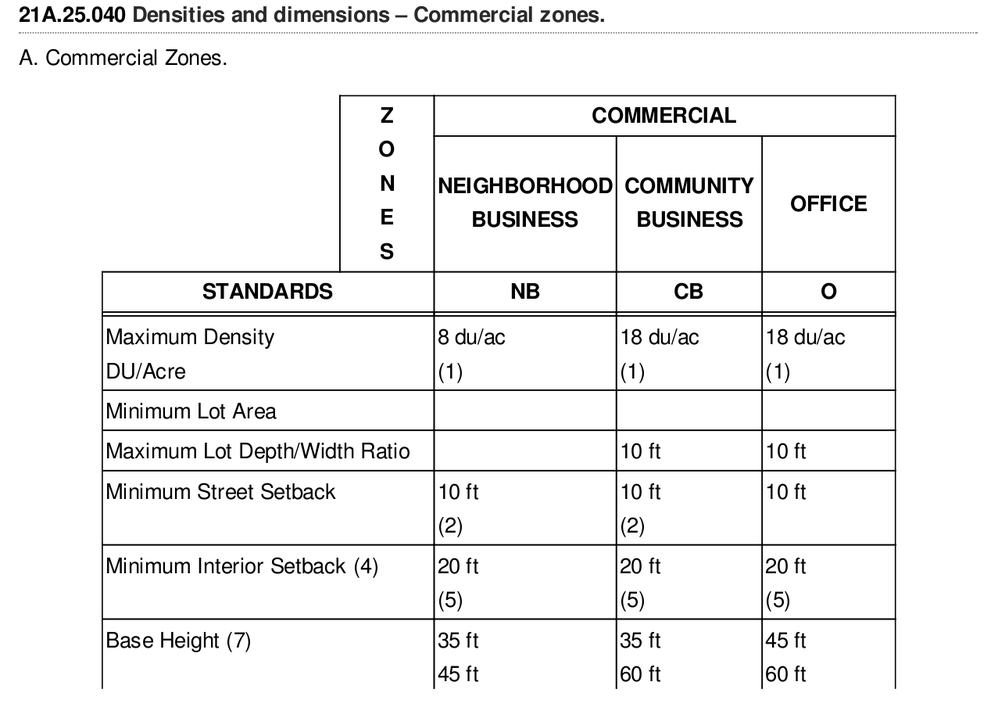
#> input picture morphological transformations/image/table5.png, 998 x 707 px, shrunk from 1277 x 904 before the run
$ jupyter execute 'Erosion & Dilation v2.ipynb'   (shell and % lines are left out)
#> lines starting #> are read from the running program, lines starting #| are printed output that depends on the picture; after the words box and inside, x2 and y2 are one past the last pixel; in counts of white or black regions, pixels touching at a corner belong together
#> further down, img is the input picture: shape (707, 998); min 0, max 255, mean 240.7
[cell 1]
import numpy as np
import cv2

import matplotlib.pyplot as plt

[cell 2]
def view(img):
    plt.figure(figsize=(20, 20))
    plt.imshow(img, cmap='gray')

def cv_binarization(gray_img, threshold = 100):
#> called with threshold = 100
    binarized = 1.0 * (gray_img > threshold)
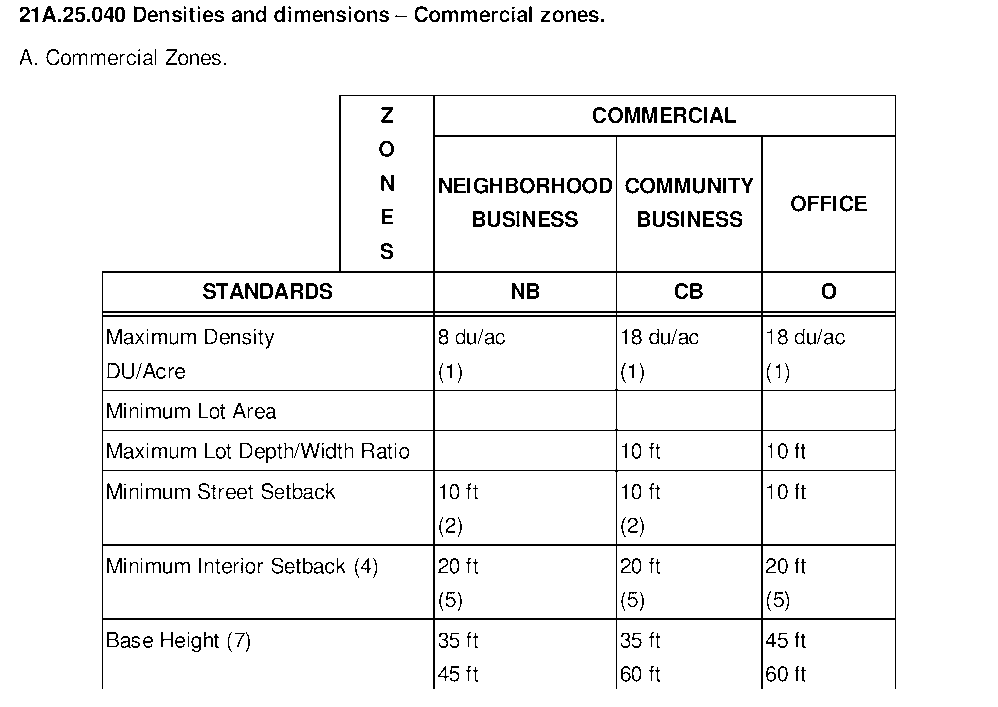
#> binarized: shape (707, 998) float64; values 0 (black) and 1 (white), 94.8% white; black in thin lines or dots, all inside (x1, y1, x2, y2) = (20, 6, 896, 689)
    return binarized

def cv_opening(img, kernel, iter_erosion= 1, iter_dilatation = 1):
#> called with kernel = array of shape (13, 13), iter_erosion = 1, iter_dilatation = 1
    img = cv2.erode(img, kernel, iter_erosion)
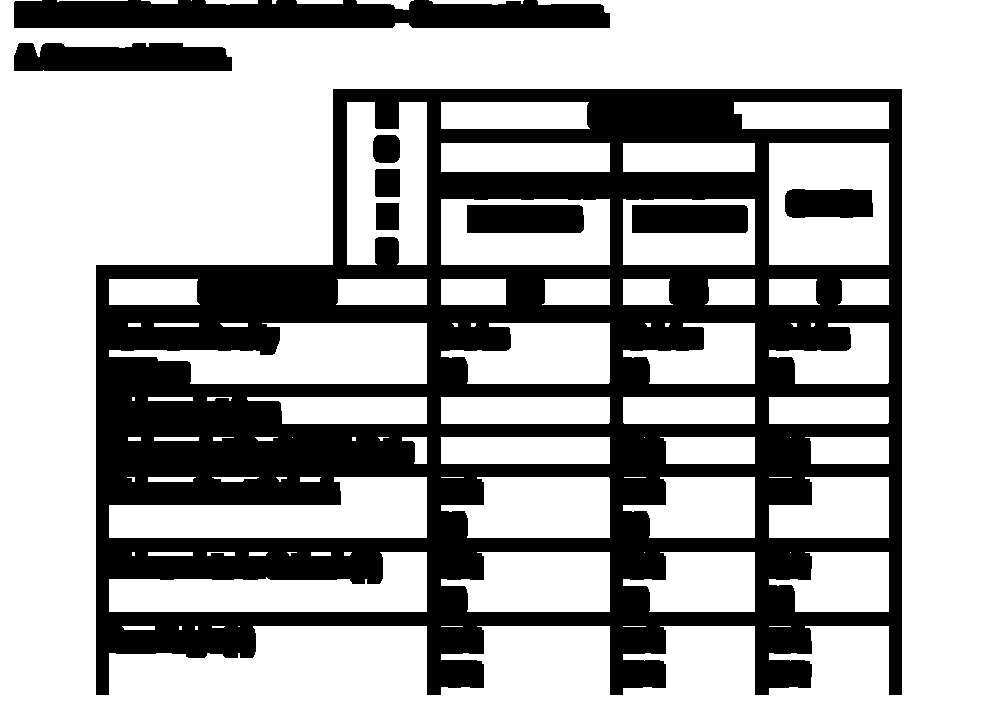
#> img: shape (707, 998) float64; values 0 (black) and 1 (white), 65.9% white; 9 black regions, largest, box (x1, y1, x2, y2) and area: (96, 89, 902, 695) 209142, (14, 0, 610, 28) 14986, (14, 43, 232, 71) 5440
    img = cv2.dilate(img, kernel, iter_dilatation)
#> img: shape (707, 998) float64; values 0 (black) and 1 (white), 86.2% white; 9 black regions, largest, box (x1, y1, x2, y2) and area: (102, 95, 896, 689) 82866, (20, 0, 604, 22) 7234, (20, 49, 226, 65) 2344
    return img

def cv_closing(img, kernel, iter_erosion= 1, iter_dilatation = 1):
#> called with kernel = array of shape (13, 13), iter_erosion = 1, iter_dilatation = 1
    img = cv2.dilate(img, kernel, iter_dilatation)
#> img: shape (707, 998) float64; values 0 (black) and 1 (white), 96.5% white; 43 black regions (3 under 20 px), largest, box (x1, y1, x2, y2) and area: (108, 369, 402, 493) 7905, (210, 277, 325, 311) 3852, (601, 101, 730, 131) 3655
    img = cv2.erode(img, kernel, iter_erosion)
#> img: shape (707, 998) float64; values 0 (black) and 1 (white), 90.8% white; 43 black regions, largest, box (x1, y1, x2, y2) and area: (102, 363, 408, 499) 15909, (204, 271, 331, 317) 5784, (595, 95, 736, 137) 5707
    return img

def kernel(n):
    kernel  = np.ones((n, n),np.uint8)
    return kernel

def kernel2(n, m):
    kernel  = np.ones((n, m),np.uint8)
    return kernel

[cell 3]
img    = cv2.imread('./image/table5.png', 0)
result = img.copy()
binary = cv_binarization(result, threshold=100)

[cell 4]
opening = cv_opening(binary, kernel(13))
closing = cv_closing(opening, kernel(13))

[cell 5]
b01 = opening - closing
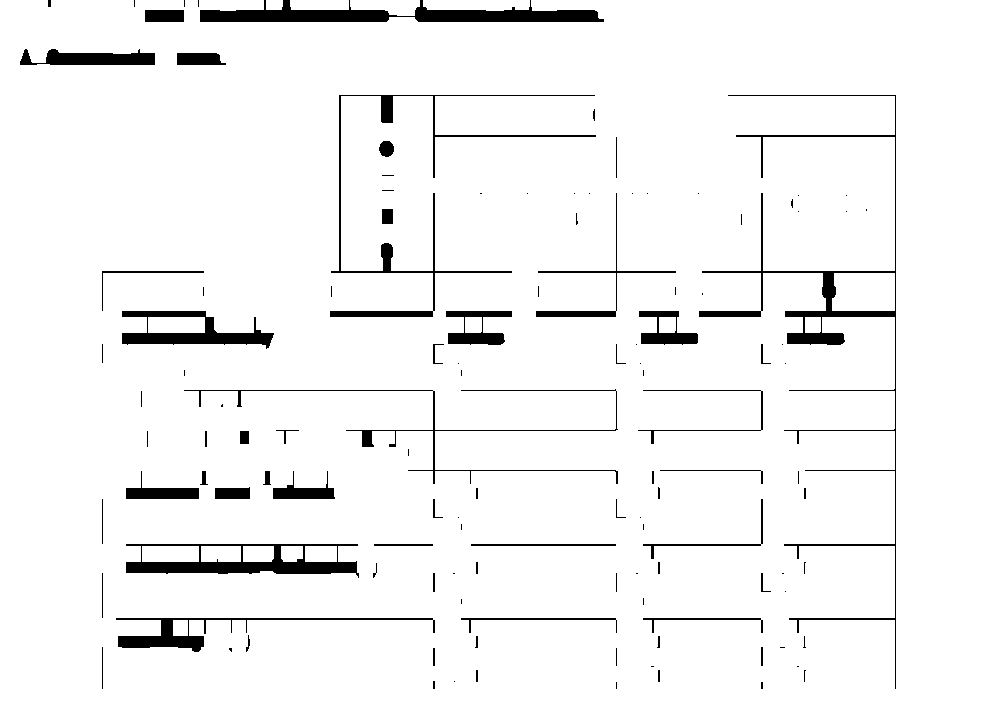
#> b01: shape (707, 998) float64; values -1 (black) and 0 (white), 95.4% white; 120 black regions (62 under 20 px), largest, box (x1, y1, x2, y2) and area: (699, 95, 896, 689) 4702, (200, 0, 604, 22) 4625, (126, 544, 359, 578) 3330
b02 = cv_closing(b01, kernel(5))
#> in cv_closing (call 2), `img = cv2.dilate(img, kernel, iter_dilatation)`: img: shape (707, 998) float64; values -1 (black) and 0 (white), 98.3% white; 29 black regions (1 under 20 px), largest, box (x1, y1, x2, y2) and area: (128, 546, 355, 572) 1687, (202, 0, 387, 20) 1493, (417, 9, 596, 20) 1390
#> in cv_closing (call 2), `img = cv2.erode(img, kernel, iter_erosion)`: img: shape (707, 998) float64; values -1 (black) and 0 (white), 97% white; 28 black regions, largest, box (x1, y1, x2, y2) and area: (126, 544, 357, 574) 2739, (122, 311, 273, 345) 2333, (200, 0, 389, 22) 2319
d1  = (b01 - b02)
#> d1: shape (707, 998) float64; values -1 (black) and 0 (white), 98.4% white; black in thin lines or dots, all inside (x1, y1, x2, y2) = (20, 0, 896, 689)
b03 = cv_closing(d1, kernel(3))
#> in cv_closing (call 3), `img = cv2.dilate(img, kernel, iter_dilatation)`: img: shape (707, 998) float64; values -1 (black) and 0 (white), 100% white; black in thin lines or dots, all inside (x1, y1, x2, y2) = (25, 0, 653, 558)
#> in cv_closing (call 3), `img = cv2.erode(img, kernel, iter_erosion)`: img: shape (707, 998) float64; values -1 (black) and 0 (white), 100% white; 12 black regions (5 under 20 px), largest, box (x1, y1, x2, y2) and area: (202, 471, 206, 485) 56, (238, 390, 241, 407) 51, (651, 544, 654, 559) 45
d2  = d1 - b03
view(d2)

### Второй способ решения

[cell 6]
d1 = binary
d2 = cv2.dilate(d1, kernel2(1, 23))
#> d2: shape (707, 998) float64; values 0 (black) and 1 (white), 98.4% white; black in thin lines or dots, all inside (x1, y1, x2, y2) = (113, 95, 885, 620)
d3 = cv2.dilate(d1, kernel2(23, 1))
#> d3: shape (707, 998) float64; values 0 (black) and 1 (white), 99.4% white; black in thin lines or dots, all inside (x1, y1, x2, y2) = (102, 106, 896, 678)
d4 = d2 + d3
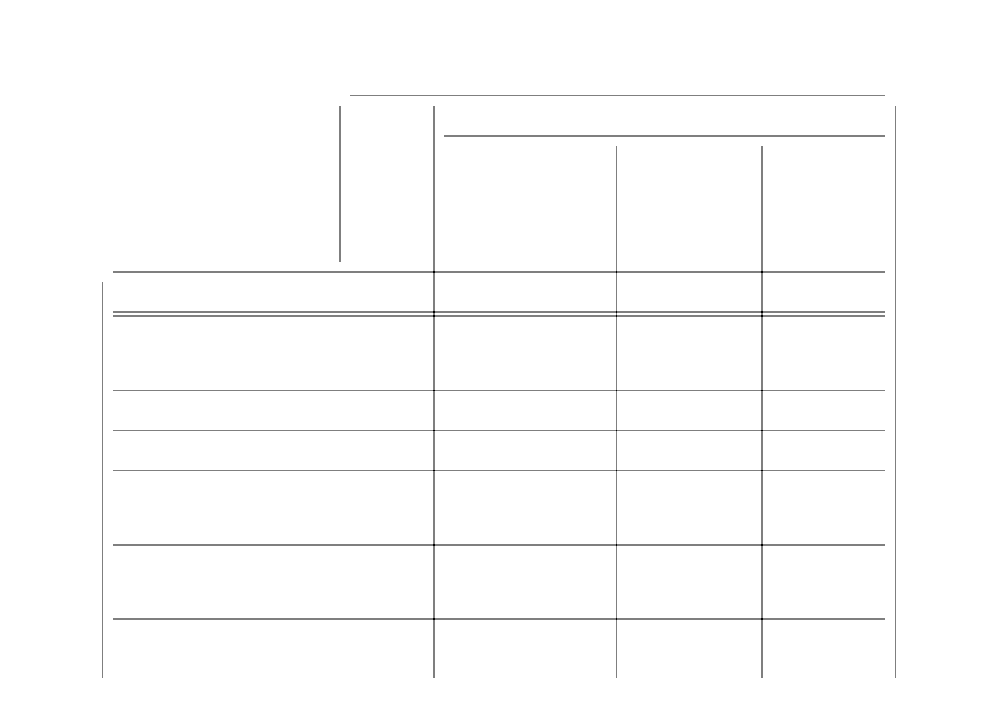
#> d4: shape (707, 998) float64; min 0, max 2, mean 1.98; drawn with min black and max white
view(d4)

### Третий способ

[cell 7]
k1 = binary
k2 = cv_closing(k1, kernel2(1, 31))
#> in cv_closing (call 4), `img = cv2.dilate(img, kernel, iter_dilatation)`: img: shape (707, 998) float64; values 0 (black) and 1 (white), 98.4% white; black in thin lines or dots, all inside (x1, y1, x2, y2) = (117, 95, 881, 620)
#> in cv_closing (call 4), `img = cv2.erode(img, kernel, iter_erosion)`: img: shape (707, 998) float64; values 0 (black) and 1 (white), 98.3% white; black in thin lines or dots, all inside (x1, y1, x2, y2) = (102, 95, 896, 620)
k3 = cv_closing(k1, kernel2(31, 1))
#> in cv_closing (call 5), `img = cv2.dilate(img, kernel, iter_dilatation)`: img: shape (707, 998) float64; values 0 (black) and 1 (white), 99.4% white; black in thin lines or dots, all inside (x1, y1, x2, y2) = (102, 110, 896, 674)
#> in cv_closing (call 5), `img = cv2.erode(img, kernel, iter_erosion)`: img: shape (707, 998) float64; values 0 (black) and 1 (white), 99.4% white; black in thin lines or dots, all inside (x1, y1, x2, y2) = (102, 95, 896, 689)
k4 = k3 + k2
view(k4)

### Четвертый способ

[cell 8]
k5 = cv_binarization(k4, 1)
#> call 2 of cv_binarization, with threshold = 1
#> in cv_binarization (call 2), `binarized = 1.0 * (gray_img > threshold)`:
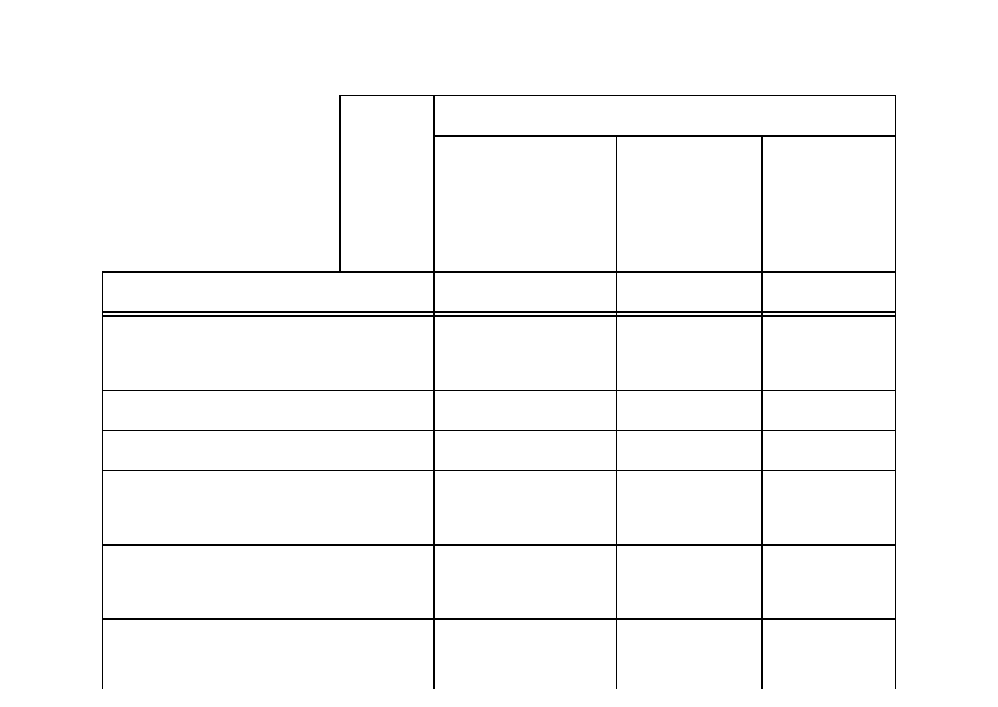
#> binarized: shape (707, 998) float64; values 0 (black) and 1 (white), 97.7% white; black in thin lines or dots, all inside (x1, y1, x2, y2) = (102, 95, 896, 689)
view(binary - k5)
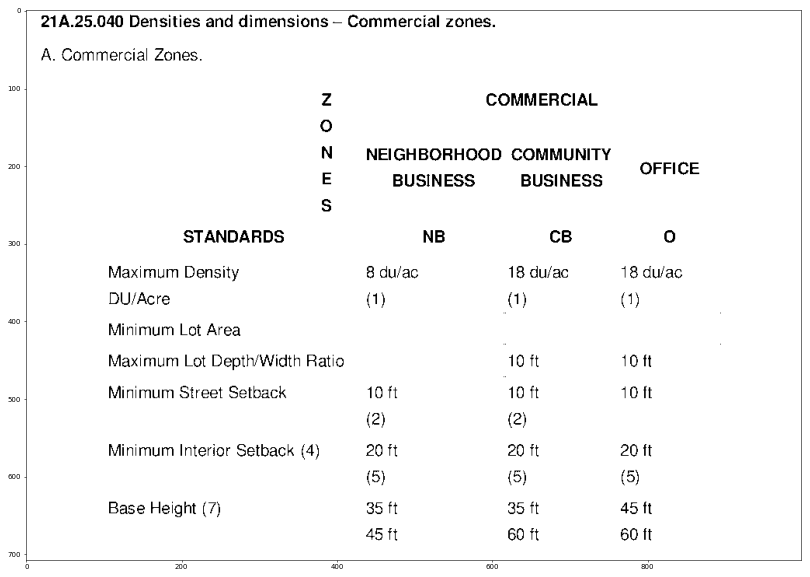
#> figure drawn by matplotlib, 1 panel

$ run again, with morphological transformations/image/example2.png copied over morphological transformations/image/table5.png
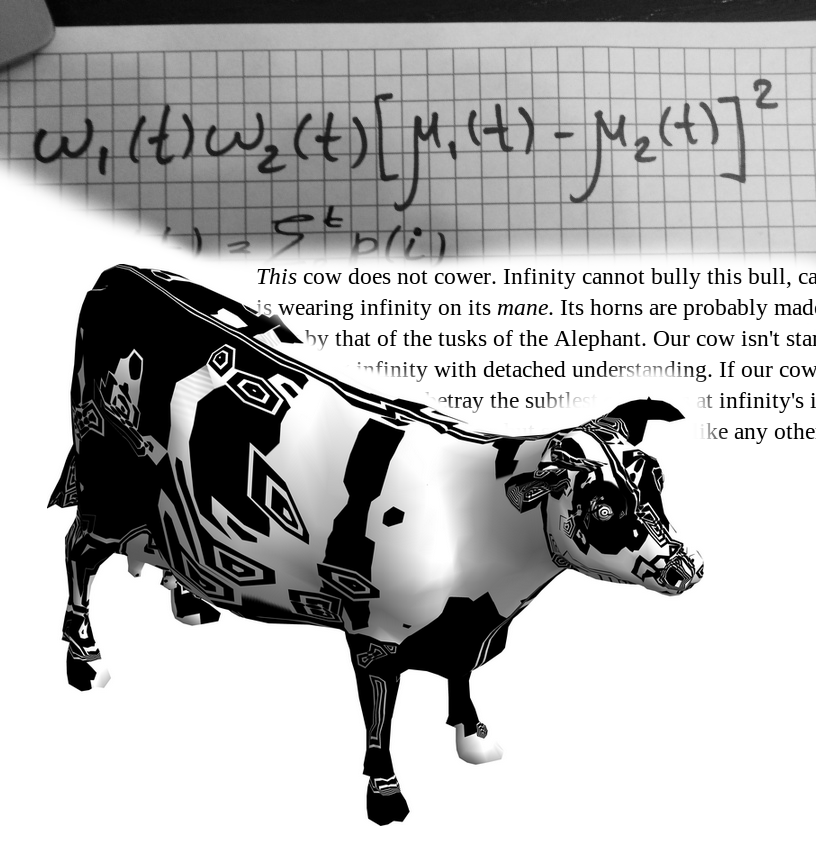
#> input picture morphological transformations/image/example2.png, 816 x 845 px
#> img is the input picture: shape (845, 816); min 0, max 255, mean 179.3
#> in cv_binarization, `binarized = 1.0 * (gray_img > threshold)`:
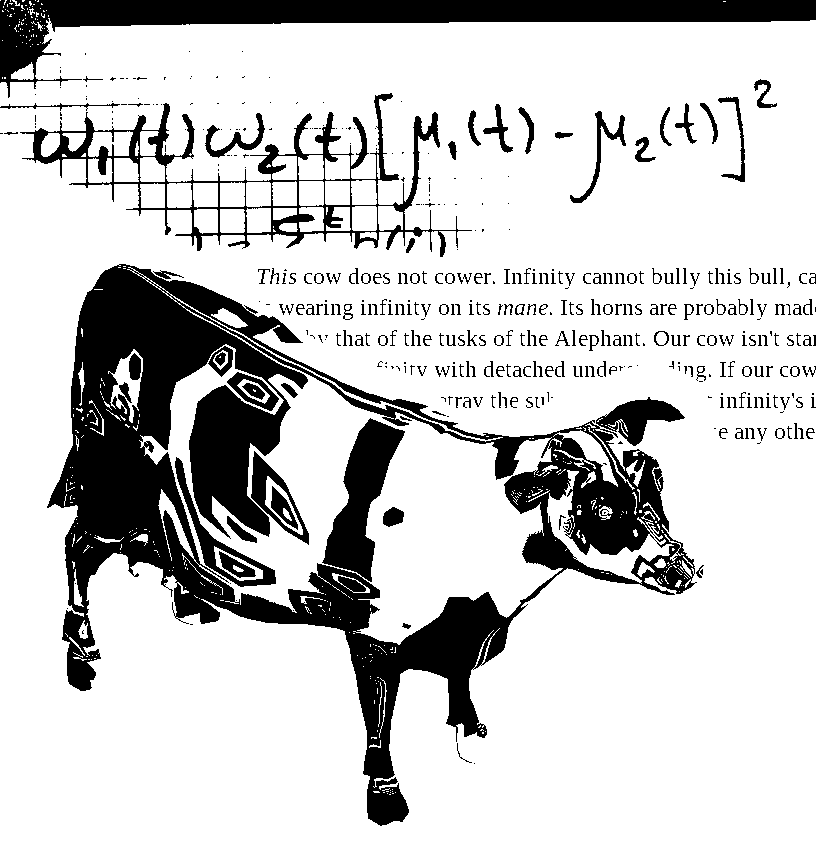
#> binarized: shape (845, 816) float64; values 0 (black) and 1 (white), 79.4% white; 435 black regions (175 under 20 px), largest, box (x1, y1, x2, y2) and area: (47, 264, 697, 826) 92415, (0, 0, 816, 98) 20929, (20, 93, 472, 257) 10197
#> b01: shape (845, 816) float64; values -1 (black) and 0 (white), 94.7% white; 130 black regions (64 under 20 px), largest, box (x1, y1, x2, y2) and area: (287, 268, 738, 346) 9852, (575, 330, 816, 351) 2620, (114, 144, 273, 251) 2189
#> d1: shape (845, 816) float64; values -1 (black) and 0 (white), 99% white; black in thin lines or dots, all inside (x1, y1, x2, y2) = (0, 51, 799, 826)
#> d3: shape (845, 816) float64; values 0 (black) and 1 (white), 92% white; 109 black regions (39 under 20 px), largest, box (x1, y1, x2, y2) and area: (71, 275, 217, 615) 18851, (47, 0, 723, 21) 8300, (331, 578, 497, 815) 7696
#> binarized: shape (845, 816) float64; values 0 (black) and 1 (white), 85.7% white; 38 black regions, largest, box (x1, y1, x2, y2) and area: (52, 264, 302, 626) 30166, (0, 0, 816, 98) 20132, (215, 567, 513, 826) 15593
#> `[cell 8] k5 = cv_binarization(k4, 1) view(binary - k5)`:
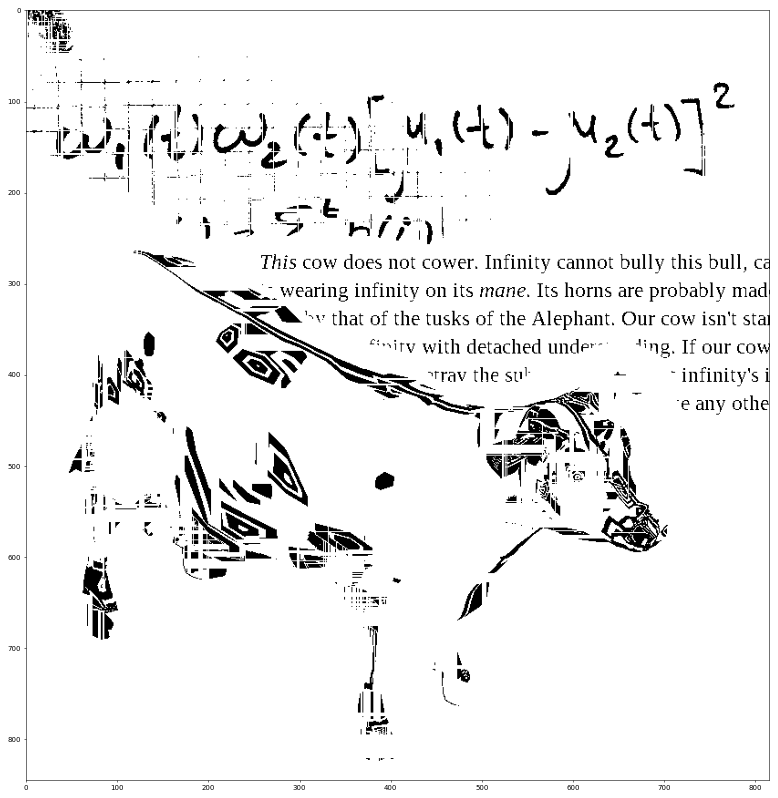
#> figure drawn by matplotlib, 1 panel
